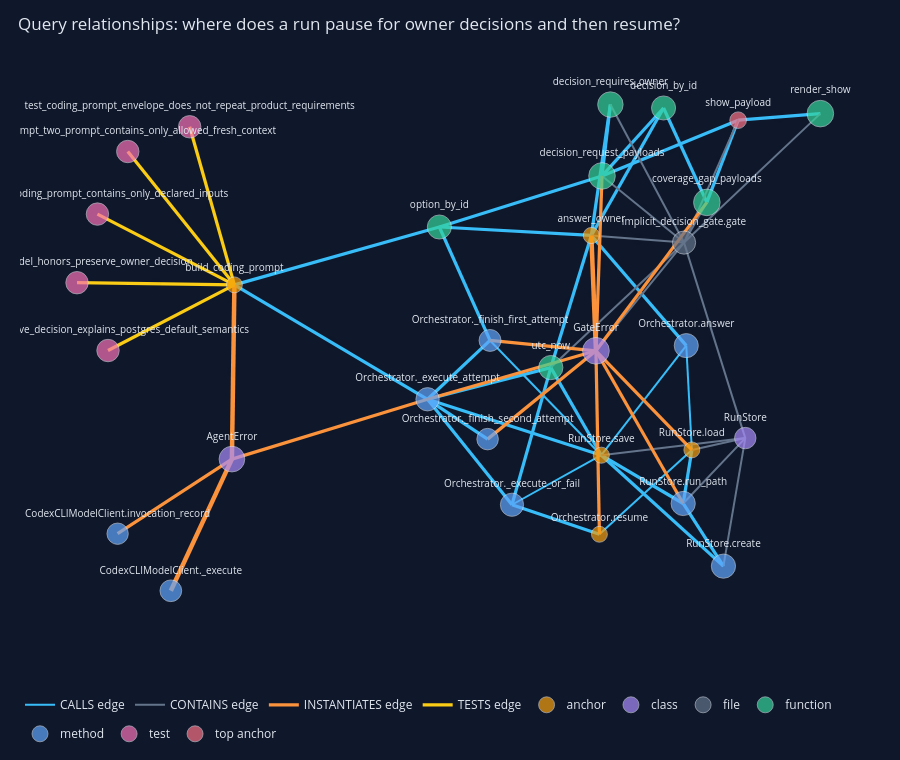

The code cell stored with this chart in its notebook:
### Markdown cell above
## Run a query

Edit `QUERY` and rerun this cell. The first table shows text-relevant anchors. The second
table shows graph-related nodes ordered by strongest relationship path. Plotly emits a
portable notebook output and also writes `artifacts/query_graph.html` for standalone use.

### Code cell
QUERY = "where does a run pause for owner decisions and then resume?"

result = query_graph(
    knowledge,
    search_index,
    QUERY,
    seed_count=6,
    hops=2,
    related_count=25,
)

show(html_block(f"<h3>Relevant nodes for: {html.escape(QUERY)}</h3>"))
show(result.relevant)
show(html_block("<h3>Related nodes by relationship strength</h3>"))
show(result.related)
query_graph_path = show_query_graph(knowledge, result)
print(f"Standalone query graph: {query_graph_path}")

### Figure 1 — Plotly figure (JSON) as saved in the notebook; plotly's stock layout.template omitted (floating-point values rounded to 4 significant figures)
{"data": [{"hoverinfo": "skip", "legendgroup": "edge:CALLS", "line": {"color": "#38bdf8", "width": 2}, "mode": "lines", "name": "CALLS edge", "showlegend": true, "type": "scatter", "x": [0.01467, 0.2881, null, 0.4968, 0.5105, null, 0.2835, 0.5105, null, 0.06861, 0.2881, null, 0.4968, 0.2881, null], "y": [-0.02187, -0.2543, null, -0.03237, -0.2436, null, -0.4144, -0.2436, null, -0.3546, -0.2543, null, -0.03237, -0.2543, null]}, {"hoverinfo": "skip", "legendgroup": "edge:CALLS", "line": {"color": "#38bdf8", "width": 3.25}, "mode": "lines", "name": "CALLS edge", "showlegend": false, "type": "scatter", "x": [0.5474, 0.441, null, 0.6243, 0.5474, null, 0.8263, 0.6243, null, 0.2636, 0.3104, null, 0.2898, 0.3104, null, 0.5882, 0.4893, null, 0.5882, 0.2881, null, -0.1388, 0.01467, null, 0.01467, -0.1098, null, -0.1388, 0.008745, null, 0.5105, 0.4893, null, 0.06861, 0.164, null, 0.06861, -0.1388, null, 0.2835, 0.06861, null, -0.6133, -0.1098, null, -0.1388, -0.6133, null, 0.2898, 0.441, null, 0.2898, -0.1098, null, 0.6243, 0.2898, null, 0.2636, 0.164, null, 0.2636, 0.441, null, 0.2636, -0.1098, null, 0.4968, 0.2636, null, 0.2881, 0.4893, null, 0.2881, 0.164, null, -0.1388, 0.164, null, -0.1388, 0.2881, null], "y": [0.2577, 0.4488, null, 0.4241, 0.2577, null, 0.4374, 0.4241, null, 0.1906, 0.4557, null, 0.3112, 0.4557, null, -0.4789, -0.3521, null, -0.4789, -0.2543, null, -0.141, -0.02187, null, -0.02187, 0.2078, null, -0.141, -0.2217, null, -0.2436, -0.3521, null, -0.3546, -0.07686, null, -0.3546, -0.141, null, -0.4144, -0.3546, null, 0.09066, 0.2078, null, -0.141, 0.09066, null, 0.3112, 0.4488, null, 0.3112, 0.2078, null, 0.4241, 0.3112, null, 0.1906, -0.07686, null, 0.1906, 0.4488, null, 0.1906, 0.2078, null, -0.03237, 0.1906, null, -0.2543, -0.3521, null, -0.2543, -0.07686, null, -0.141, -0.07686, null, -0.141, -0.2543, null]}, {"hoverinfo": "skip", "legendgroup": "edge:CONTAINS", "line": {"color": "#64748b", "width": 2}, "mode": "lines", "name": "CONTAINS edge", "showlegend": true, "type": "scatter", "x": [0.4914, 0.5474, null, 0.4914, 0.8263, null, 0.4914, 0.3104, null, 0.6418, 0.5882, null, 0.4914, 0.2749, null, 0.6418, 0.5105, null, 0.4914, 0.6418, null, 0.4914, 0.2636, null, 0.4914, 0.2898, null, 0.4914, 0.6243, null, 0.4914, 0.164, null, 0.6418, 0.4893, null, 0.6418, 0.2881, null], "y": [0.1763, 0.2577, null, 0.1763, 0.4374, null, 0.1763, 0.4557, null, -0.2196, -0.4789, null, 0.1763, -0.04289, null, -0.2196, -0.2436, null, 0.1763, -0.2196, null, 0.1763, 0.1906, null, 0.1763, 0.3112, null, 0.1763, 0.4241, null, 0.1763, -0.07686, null, -0.2196, -0.3521, null, -0.2196, -0.2543, null]}, {"hoverinfo": "skip", "legendgroup": "edge:INSTANTIATES", "line": {"color": "#fb923c", "width": 3.25}, "mode": "lines", "name": "INSTANTIATES edge", "showlegend": true, "type": "scatter", "x": [0.5474, 0.2749, null, 0.01467, 0.2749, null, 0.5105, 0.2749, null, 0.4893, 0.2749, null, 0.2898, 0.2749, null, -0.1388, 0.2749, null, 0.008745, 0.2749, null, 0.2835, 0.2749, null, -0.9003, -0.6195, null, -0.1388, -0.6195, null], "y": [0.2577, -0.04289, null, -0.02187, -0.04289, null, -0.2436, -0.04289, null, -0.3521, -0.04289, null, 0.3112, -0.04289, null, -0.141, -0.04289, null, -0.2217, -0.04289, null, -0.4144, -0.04289, null, -0.4133, -0.2622, null, -0.141, -0.2622, null]}, {"hoverinfo": "skip", "legendgroup": "edge:INSTANTIATES", "line": {"color": "#fb923c", "width": 4.5}, "mode": "lines", "name": "INSTANTIATES edge", "showlegend": false, "type": "scatter", "x": [0.2636, 0.2749, null, -0.6133, -0.6195, null, -0.7695, -0.6195, null], "y": [0.1906, -0.04289, null, 0.09066, -0.2622, null, -0.5288, -0.2622, null]}, {"hoverinfo": "skip", "legendgroup": "edge:TESTS", "line": {"color": "#facc15", "width": 3.25}, "mode": "lines", "name": "TESTS edge", "showlegend": true, "type": "scatter", "x": [-0.8753, -0.6133, null, -1, -0.6133, null, -0.9239, -0.6133, null, -0.7232, -0.6133, null, -0.9499, -0.6133, null], "y": [0.3607, 0.09066, null, 0.09503, 0.09066, null, -0.04231, 0.09066, null, 0.4108, 0.09066, null, 0.234, 0.09066, null]}, {"hovertemplate": "%{hovertext}<extra></extra>", "hovertext": ["<b>TESTS</b><br>test_attempt_two_prompt_contains_only_allowed_fresh_context -> build_coding_prompt<br>strength: 0.560<br>confidence: 0.950<br>evidence count: 1<br>tests/test_context.py:70", "<b>CONTAINS</b><br>implicit_decision_gate.gate -> coverage_gap_payloads<br>strength: 0.450<br>confidence: 1.000<br>evidence count: 1<br>src/implicit_decision_gate/gate.py:340", "<b>INSTANTIATES</b><br>coverage_gap_payloads -> GateError<br>strength: 0.697<br>confidence: 0.950<br>evidence count: 3<br>src/implicit_decision_gate/gate.py:350<br>src/implicit_decision_gate/gate.py:353<br>src/implicit_decision_gate/gate.py:356", "<b>CALLS</b><br>coverage_gap_payloads -> decision_by_id<br>strength: 0.618<br>confidence: 0.950<br>evidence count: 1<br>src/implicit_decision_gate/gate.py:348", "<b>CALLS</b><br>show_payload -> coverage_gap_payloads<br>strength: 0.618<br>confidence: 0.950<br>evidence count: 1<br>src/implicit_decision_gate/gate.py:400", "<b>CONTAINS</b><br>implicit_decision_gate.gate -> render_show<br>strength: 0.450<br>confidence: 1.000<br>evidence count: 1<br>src/implicit_decision_gate/gate.py:413", "<b>CALLS</b><br>render_show -> show_payload<br>strength: 0.618<br>confidence: 0.950<br>evidence count: 1<br>src/implicit_decision_gate/gate.py:416", "<b>CONTAINS</b><br>implicit_decision_gate.gate -> decision_requires_owner<br>strength: 0.450<br>confidence: 1.000<br>evidence count: 1<br>src/implicit_decision_gate/gate.py:256", "<b>CALLS</b><br>answer_owner -> decision_requires_owner<br>strength: 0.702<br>confidence: 0.950<br>evidence count: 2<br>src/implicit_decision_gate/gate.py:284<br>src/implicit_decision_gate/gate.py:291", "<b>CALLS</b><br>decision_request_payloads -> decision_requires_owner<br>strength: 0.618<br>confidence: 0.950<br>evidence count: 1<br>src/implicit_decision_gate/gate.py:307", "<b>CONTAINS</b><br>RunStore -> RunStore.create<br>strength: 0.450<br>confidence: 1.000<br>evidence count: 1<br>src/implicit_decision_gate/gate.py:150", "<b>CALLS</b><br>RunStore.create -> RunStore.run_path<br>strength: 0.618<br>confidence: 0.950<br>evidence count: 1<br>src/implicit_decision_gate/gate.py:153", "<b>CALLS</b><br>RunStore.create -> RunStore.save<br>strength: 0.618<br>confidence: 0.950<br>evidence count: 1<br>src/implicit_decision_gate/gate.py:155", "<b>TESTS</b><br>test_live_model_honors_preserve_owner_decision -> build_coding_prompt<br>strength: 0.560<br>confidence: 0.950<br>evidence count: 1<br>tests/test_live.py:47", "<b>CALLS</b><br>Orchestrator._execute_attempt -> Orchestrator._finish_first_attempt<br>strength: 0.618<br>confidence: 0.950<br>evidence count: 1<br>src/implicit_decision_gate/orchestrator.py:187", "<b>INSTANTIATES</b><br>Orchestrator._finish_first_attempt -> GateError<br>strength: 0.562<br>confidence: 0.950<br>evidence count: 1<br>src/implicit_decision_gate/orchestrator.py:195", "<b>CALLS</b><br>Orchestrator._finish_first_attempt -> RunStore.save<br>strength: 0.481<br>confidence: 0.600<br>evidence count: 3<br>src/implicit_decision_gate/orchestrator.py:241<br>src/implicit_decision_gate/orchestrator.py:248<br>src/implicit_decision_gate/orchestrator.py:254", "<b>CALLS</b><br>Orchestrator._finish_first_attempt -> option_by_id<br>strength: 0.618<br>confidence: 0.950<br>evidence count: 1<br>src/implicit_decision_gate/orchestrator.py:205", "<b>TESTS</b><br>test_preserve_decision_explains_postgres_default_semantics -> build_coding_prompt<br>strength: 0.560<br>confidence: 0.950<br>evidence count: 1<br>tests/test_context.py:88", "<b>CONTAINS</b><br>implicit_decision_gate.gate -> GateError<br>strength: 0.450<br>confidence: 1.000<br>evidence count: 1<br>src/implicit_decision_gate/gate.py:132", "<b>INSTANTIATES</b><br>RunStore.load -> GateError<br>strength: 0.562<br>confidence: 0.950<br>evidence count: 1<br>src/implicit_decision_gate/gate.py:197", "<b>INSTANTIATES</b><br>RunStore.run_path -> GateError<br>strength: 0.562<br>confidence: 0.950<br>evidence count: 1<br>src/implicit_decision_gate/gate.py:147", "<b>INSTANTIATES</b><br>answer_owner -> GateError<br>strength: 0.776<br>confidence: 0.950<br>evidence count: 5<br>src/implicit_decision_gate/gate.py:274<br>src/implicit_decision_gate/gate.py:277<br>src/implicit_decision_gate/gate.py:279<br>src/implicit_decision_gate/gate.py:285<br>src/implicit_decision_gate/gate.py:287", "<b>INSTANTIATES</b><br>decision_request_payloads -> GateError<br>strength: 0.641<br>confidence: 0.950<br>evidence count: 2<br>src/implicit_decision_gate/gate.py:311<br>src/implicit_decision_gate/gate.py:314", "<b>INSTANTIATES</b><br>Orchestrator._execute_attempt -> GateError<br>strength: 0.697<br>confidence: 0.950<br>evidence count: 3<br>src/implicit_decision_gate/orchestrator.py:121<br>src/implicit_decision_gate/orchestrator.py:125<br>src/implicit_decision_gate/orchestrator.py:141", "<b>INSTANTIATES</b><br>Orchestrator._finish_second_attempt -> GateError<br>strength: 0.697<br>confidence: 0.950<br>evidence count: 3<br>src/implicit_decision_gate/orchestrator.py:270<br>src/implicit_decision_gate/orchestrator.py:276<br>src/implicit_decision_gate/orchestrator.py:282", "<b>INSTANTIATES</b><br>Orchestrator.resume -> GateError<br>strength: 0.562<br>confidence: 0.950<br>evidence count: 1<br>src/implicit_decision_gate/orchestrator.py:98", "<b>CALLS</b><br>Orchestrator._execute_attempt -> Orchestrator._finish_second_attempt<br>strength: 0.618<br>confidence: 0.950<br>evidence count: 1<br>src/implicit_decision_gate/orchestrator.py:189", "<b>CONTAINS</b><br>RunStore -> RunStore.load<br>strength: 0.450<br>confidence: 1.000<br>evidence count: 1<br>src/implicit_decision_gate/gate.py:190", "<b>CALLS</b><br>RunStore.load -> RunStore.run_path<br>strength: 0.618<br>confidence: 0.950<br>evidence count: 1<br>src/implicit_decision_gate/gate.py:193", "<b>CALLS</b><br>Orchestrator.answer -> RunStore.load<br>strength: 0.390<br>confidence: 0.600<br>evidence count: 1<br>src/implicit_decision_gate/orchestrator.py:82", "<b>CALLS</b><br>Orchestrator.resume -> RunStore.load<br>strength: 0.390<br>confidence: 0.600<br>evidence count: 1<br>src/implicit_decision_gate/orchestrator.py:96", "<b>CALLS</b><br>Orchestrator._execute_or_fail -> RunStore.save<br>strength: 0.390<br>confidence: 0.600<br>evidence count: 1<br>src/implicit_decision_gate/orchestrator.py:115", "<b>CALLS</b><br>Orchestrator._execute_or_fail -> utc_now<br>strength: 0.618<br>confidence: 0.950<br>evidence count: 1<br>src/implicit_decision_gate/orchestrator.py:114", "<b>CALLS</b><br>Orchestrator._execute_or_fail -> Orchestrator._execute_attempt<br>strength: 0.618<br>confidence: 0.950<br>evidence count: 1<br>src/implicit_decision_gate/orchestrator.py:109", "<b>CALLS</b><br>Orchestrator.resume -> Orchestrator._execute_or_fail<br>strength: 0.618<br>confidence: 0.950<br>evidence count: 1<br>src/implicit_decision_gate/orchestrator.py:99", "<b>INSTANTIATES</b><br>build_coding_prompt -> AgentError<br>strength: 0.776<br>confidence: 0.950<br>evidence count: 5<br>src/implicit_decision_gate/agent.py:64<br>src/implicit_decision_gate/agent.py:66<br>src/implicit_decision_gate/agent.py:68<br>src/implicit_decision_gate/agent.py:81<br>src/implicit_decision_gate/agent.py:91", "<b>CALLS</b><br>build_coding_prompt -> option_by_id<br>strength: 0.618<br>confidence: 0.950<br>evidence count: 1<br>src/implicit_decision_gate/agent.py:79", "<b>CALLS</b><br>Orchestrator._execute_attempt -> build_coding_prompt<br>strength: 0.618<br>confidence: 0.950<br>evidence count: 1<br>src/implicit_decision_gate/orchestrator.py:148", "<b>TESTS</b><br>test_coding_prompt_envelope_does_not_repeat_product_requirements -> build_coding_prompt<br>strength: 0.560<br>confidence: 0.950<br>evidence count: 1<br>tests/test_context.py:52", "<b>TESTS</b><br>test_first_coding_prompt_contains_only_declared_inputs -> build_coding_prompt<br>strength: 0.560<br>confidence: 0.950<br>evidence count: 1<br>tests/test_context.py:38", "<b>CONTAINS</b><br>implicit_decision_gate.gate -> RunStore<br>strength: 0.450<br>confidence: 1.000<br>evidence count: 1<br>src/implicit_decision_gate/gate.py:136", "<b>CONTAINS</b><br>implicit_decision_gate.gate -> answer_owner<br>strength: 0.450<br>confidence: 1.000<br>evidence count: 1<br>src/implicit_decision_gate/gate.py:265", "<b>CONTAINS</b><br>implicit_decision_gate.gate -> decision_request_payloads<br>strength: 0.450<br>confidence: 1.000<br>evidence count: 1<br>src/implicit_decision_gate/gate.py:297", "<b>CONTAINS</b><br>implicit_decision_gate.gate -> show_payload<br>strength: 0.450<br>confidence: 1.000<br>evidence count: 1<br>src/implicit_decision_gate/gate.py:376", "<b>CONTAINS</b><br>implicit_decision_gate.gate -> utc_now<br>strength: 0.450<br>confidence: 1.000<br>evidence count: 1<br>src/implicit_decision_gate/gate.py:53", "<b>CALLS</b><br>decision_request_payloads -> decision_by_id<br>strength: 0.618<br>confidence: 0.950<br>evidence count: 1<br>src/implicit_decision_gate/gate.py:309", "<b>CALLS</b><br>decision_request_payloads -> option_by_id<br>strength: 0.618<br>confidence: 0.950<br>evidence count: 1<br>src/implicit_decision_gate/gate.py:312", "<b>CALLS</b><br>show_payload -> decision_request_payloads<br>strength: 0.618<br>confidence: 0.950<br>evidence count: 1<br>src/implicit_decision_gate/gate.py:401", "<b>CALLS</b><br>answer_owner -> utc_now<br>strength: 0.618<br>confidence: 0.950<br>evidence count: 1<br>src/implicit_decision_gate/gate.py:289", "<b>CALLS</b><br>answer_owner -> decision_by_id<br>strength: 0.618<br>confidence: 0.950<br>evidence count: 1<br>src/implicit_decision_gate/gate.py:275", "<b>CALLS</b><br>answer_owner -> option_by_id<br>strength: 0.618<br>confidence: 0.950<br>evidence count: 1<br>src/implicit_decision_gate/gate.py:278", "<b>CALLS</b><br>Orchestrator.answer -> answer_owner<br>strength: 0.618<br>confidence: 0.950<br>evidence count: 1<br>src/implicit_decision_gate/orchestrator.py:83", "<b>INSTANTIATES</b><br>CodexCLIModelClient._execute -> AgentError<br>strength: 0.776<br>confidence: 0.950<br>evidence count: 5<br>src/implicit_decision_gate/codex_client.py:163<br>src/implicit_decision_gate/codex_client.py:167<br>src/implicit_decision_gate/codex_client.py:170<br>src/implicit_decision_gate/codex_client.py:174<br>src/implicit_decision_gate/codex_client.py:176", "<b>INSTANTIATES</b><br>CodexCLIModelClient.invocation_record -> AgentError<br>strength: 0.741<br>confidence: 0.950<br>evidence count: 4<br>src/implicit_decision_gate/codex_client.py:72<br>src/implicit_decision_gate/codex_client.py:76<br>src/implicit_decision_gate/codex_client.py:78<br>src/implicit_decision_gate/codex_client.py:81", "<b>INSTANTIATES</b><br>Orchestrator._execute_attempt -> AgentError<br>strength: 0.562<br>confidence: 0.950<br>evidence count: 1<br>src/implicit_decision_gate/orchestrator.py:167", "<b>CALLS</b><br>Orchestrator.answer -> RunStore.save<br>strength: 0.390<br>confidence: 0.600<br>evidence count: 1<br>src/implicit_decision_gate/orchestrator.py:89", "<b>CONTAINS</b><br>RunStore -> RunStore.run_path<br>strength: 0.450<br>confidence: 1.000<br>evidence count: 1<br>src/implicit_decision_gate/gate.py:143", "<b>CALLS</b><br>RunStore.save -> RunStore.run_path<br>strength: 0.618<br>confidence: 0.950<br>evidence count: 1<br>src/implicit_decision_gate/gate.py:174", "<b>CALLS</b><br>RunStore.save -> utc_now<br>strength: 0.618<br>confidence: 0.950<br>evidence count: 1<br>src/implicit_decision_gate/gate.py:176", "<b>CALLS</b><br>Orchestrator._execute_attempt -> utc_now<br>strength: 0.618<br>confidence: 0.950<br>evidence count: 1<br>src/implicit_decision_gate/orchestrator.py:183", "<b>CALLS</b><br>Orchestrator._execute_attempt -> RunStore.save<br>strength: 0.554<br>confidence: 0.600<br>evidence count: 6<br>src/implicit_decision_gate/orchestrator.py:135<br>src/implicit_decision_gate/orchestrator.py:156<br>src/implicit_decision_gate/orchestrator.py:164<br>src/implicit_decision_gate/orchestrator.py:181<br>src/implicit_decision_gate/orchestrator.py:184<br>src/implicit_decision_gate/orchestrator.py:190", "<b>CONTAINS</b><br>RunStore -> RunStore.save<br>strength: 0.450<br>confidence: 1.000<br>evidence count: 1<br>src/implicit_decision_gate/gate.py:171"], "marker": {"color": "rgba(0,0,0,0.01)", "size": 12}, "mode": "markers", "name": "relationship details", "showlegend": false, "type": "scatter", "x": [-0.7443, 0.5194, 0.4112, 0.4942, 0.5859, 0.6588, 0.7253, 0.4009, 0.287, 0.3001, 0.615, 0.5387, 0.4381, -0.8067, -0.06206, 0.1448, 0.1514, -0.04756, -0.7686, 0.3832, 0.3927, 0.3821, 0.2693, 0.2824, 0.06807, 0.1418, 0.2792, -0.06503, 0.5762, 0.4999, 0.5037, 0.397, 0.1783, 0.1163, -0.03509, 0.176, -0.6164, -0.3616, -0.3761, -0.6683, -0.7816, 0.5666, 0.3775, 0.3906, 0.5578, 0.3277, 0.3654, 0.09002, 0.4571, 0.2138, 0.3523, 0.07692, 0.3802, -0.6945, -0.7599, -0.3791, 0.3924, 0.5655, 0.3887, 0.226, 0.01261, 0.07463, 0.4649], "y": [0.2257, 0.217, 0.1074, 0.3533, 0.3409, 0.3068, 0.4308, 0.316, 0.3232, 0.3835, -0.3493, -0.4155, -0.3666, 0.09285, -0.08146, -0.03238, -0.1381, 0.09298, 0.02417, 0.06669, -0.1432, -0.1975, 0.07388, 0.1342, -0.09196, -0.1323, -0.2287, -0.1814, -0.2316, -0.2978, -0.138, -0.329, -0.3045, -0.2157, -0.2478, -0.3845, -0.08575, 0.1492, -0.02519, 0.2507, 0.1623, -0.02168, 0.1835, 0.2438, 0.3002, 0.0497, 0.38, 0.2595, 0.3677, 0.05689, 0.3197, 0.1992, 0.07913, -0.3955, -0.3377, -0.2016, -0.1433, -0.2859, -0.3032, -0.1656, -0.109, -0.1977, -0.237]}, {"hovertemplate": "%{hovertext}<extra></extra>", "hovertext": ["<b>load(self, run_id: str) -&gt; RunRecord</b><br>src/implicit_decision_gate/gate.py:190<br>kind: method<br>Load and validate a persisted run.<br>direct relevance: 0.0807<br>relationship strength: 0.0000", "<b>resume(self, run_id: str) -&gt; RunRecord</b><br>src/implicit_decision_gate/orchestrator.py:92<br>kind: method<br>Execute attempt two from a ready persisted run.<br>direct relevance: 0.0791<br>relationship strength: 0.0000", "<b>build_coding_prompt(*, scenario: Scenario, brief: str, context: str, attempt_number: int, owner_options: dict[str, str] | None) -&gt; str</b><br>src/implicit_decision_gate/agent.py:53<br>kind: function<br>Render the complete and intentionally narrow coding context.<br>direct relevance: 0.0799<br>relationship strength: 0.0000", "<b>answer_owner(run: RunRecord, decision_id: str, option_id: str, decisions: tuple[DecisionSpec, ...]) -&gt; None</b><br>src/implicit_decision_gate/gate.py:265<br>kind: function<br>Record one owner answer and advance after every required answer exists.<br>direct relevance: 0.0867<br>relationship strength: 0.0000", "<b>save(self, run: RunRecord) -&gt; None</b><br>src/implicit_decision_gate/gate.py:171<br>kind: method<br>Persist a run using a temporary file and atomic rename.<br>direct relevance: 0.0878<br>relationship strength: 0.0000"], "legendgroup": "node:anchor", "marker": {"color": ["#f59e0b", "#f59e0b", "#f59e0b", "#f59e0b", "#f59e0b"], "line": {"color": "#e2e8f0", "width": 0.75}, "size": [15.94, 15.9, 15.92, 16.08, 16.11]}, "mode": "markers+text", "name": "anchor", "text": ["RunStore.load", "Orchestrator.resume", "build_coding_prompt", "answer_owner", "RunStore.save"], "textfont": {"color": "#e2e8f0", "size": 10}, "textposition": "top center", "type": "scatter", "x": [0.5105, 0.2835, -0.6133, 0.2636, 0.2881], "y": [-0.2436, -0.4144, 0.09066, 0.1906, -0.2543]}, {"hovertemplate": "%{hovertext}<extra></extra>", "hovertext": ["<b>class GateError(RuntimeError)</b><br>src/implicit_decision_gate/gate.py:132<br>kind: class<br>Raised when a command violates the persisted state machine.<br>direct relevance: 0.0300<br>relationship strength: 0.5290", "<b>class RunStore</b><br>src/implicit_decision_gate/gate.py:136<br>kind: class<br>Load and atomically persist runs inside the target repository.<br>direct relevance: 0.0662<br>relationship strength: 0.3104", "<b>class AgentError(RuntimeError)</b><br>src/implicit_decision_gate/agent.py:19<br>kind: class<br>Raised for invalid or unsuccessful model behavior.<br>direct relevance: 0.0163<br>relationship strength: 0.4872"], "legendgroup": "node:class", "marker": {"color": ["#a78bfa", "#a78bfa", "#a78bfa"], "line": {"color": "#e2e8f0", "width": 0.75}, "size": [26.7, 21.45, 25.69]}, "mode": "markers+text", "name": "class", "text": ["GateError", "RunStore", "AgentError"], "textfont": {"color": "#e2e8f0", "size": 10}, "textposition": "top center", "type": "scatter", "x": [0.2749, 0.6418, -0.6195], "y": [-0.04289, -0.2196, -0.2622]}, {"hovertemplate": "%{hovertext}<extra></extra>", "hovertext": ["<b>implicit_decision_gate.gate</b><br>src/implicit_decision_gate/gate.py:1<br>kind: file<br>Persisted run types and pure gate transitions.<br>direct relevance: 0.0699<br>relationship strength: 0.3825"], "legendgroup": "node:file", "marker": {"color": ["#64748b"], "line": {"color": "#e2e8f0", "width": 0.75}, "size": [23.18]}, "mode": "markers+text", "name": "file", "text": ["implicit_decision_gate.gate"], "textfont": {"color": "#e2e8f0", "size": 10}, "textposition": "top center", "type": "scatter", "x": [0.4914], "y": [0.1763]}, {"hovertemplate": "%{hovertext}<extra></extra>", "hovertext": ["<b>coverage_gap_payloads(run: RunRecord, decisions: tuple[DecisionSpec, ...]) -&gt; list[dict[str, Any]]</b><br>src/implicit_decision_gate/gate.py:340<br>kind: function<br>Build platform-review events from persisted coverage gaps.<br>direct relevance: 0.0364<br>relationship strength: 0.5253", "<b>render_show(run: RunRecord, decisions: tuple[DecisionSpec, ...]) -&gt; str</b><br>src/implicit_decision_gate/gate.py:413<br>kind: function<br>Render the stable CLI summary as JSON.<br>direct relevance: 0.0510<br>relationship strength: 0.5253", "<b>decision_requires_owner(decision: DecisionRecord) -&gt; bool</b><br>src/implicit_decision_gate/gate.py:256<br>kind: function<br>Return whether one reviewed decision needs a human answer.<br>direct relevance: 0.0491<br>relationship strength: 0.4782", "<b>utc_now() -&gt; datetime</b><br>src/implicit_decision_gate/gate.py:53<br>kind: function<br>Return a timezone-aware current timestamp.<br>direct relevance: 0.0201<br>relationship strength: 0.4263", "<b>decision_by_id(decisions: tuple[DecisionSpec, ...], decision_id: str) -&gt; DecisionSpec | None</b><br>src/implicit_decision_gate/scenario.py:78<br>kind: function<br>Return one declared decision by identifier.<br>direct relevance: 0.0415<br>relationship strength: 0.4212", "<b>decision_request_payloads(run: RunRecord, decisions: tuple[DecisionSpec, ...]) -&gt; list[dict[str, Any]]</b><br>src/implicit_decision_gate/gate.py:297<br>kind: function<br>Build every unanswered owner decision request for a paused run.<br>direct relevance: 0.0759<br>relationship strength: 0.5253", "<b>option_by_id(decision: DecisionSpec, option_id: str) -&gt; DecisionOption | None</b><br>src/implicit_decision_gate/scenario.py:84<br>kind: function<br>Return one declared option by identifier.<br>direct relevance: 0.0135<br>relationship strength: 0.4212"], "legendgroup": "node:function", "marker": {"color": ["#34d399", "#34d399", "#34d399", "#34d399", "#34d399", "#34d399", "#34d399"], "line": {"color": "#e2e8f0", "width": 0.75}, "size": [26.61, 26.61, 25.48, 24.23, 24.11, 26.61, 24.11]}, "mode": "markers+text", "name": "function", "text": ["coverage_gap_payloads", "render_show", "decision_requires_owner", "utc_now", "decision_by_id", "decision_request_payloads", "option_by_id"], "textfont": {"color": "#e2e8f0", "size": 10}, "textposition": "top center", "type": "scatter", "x": [0.5474, 0.8263, 0.3104, 0.164, 0.441, 0.2898, -0.1098], "y": [0.2577, 0.4374, 0.4557, -0.07686, 0.4488, 0.3112, 0.2078]}, {"hovertemplate": "%{hovertext}<extra></extra>", "hovertext": ["<b>answer(self, run_id: str, decision_id: str, option: str) -&gt; RunRecord</b><br>src/implicit_decision_gate/orchestrator.py:78<br>kind: method<br>Persist one typed owner answer without invoking a model.<br>direct relevance: 0.0640<br>relationship strength: 0.4212", "<b>create(self, run: RunRecord) -&gt; None</b><br>src/implicit_decision_gate/gate.py:150<br>kind: method<br>Create and persist a new run.<br>direct relevance: 0.0611<br>relationship strength: 0.4263", "<b>_finish_first_attempt(self, run: RunRecord, scenario: Scenario) -&gt; None</b><br>src/implicit_decision_gate/orchestrator.py:192<br>kind: method<br><br>direct relevance: 0.0288<br>relationship strength: 0.3315", "<b>_finish_second_attempt(run: RunRecord, scenario: Scenario) -&gt; None</b><br>src/implicit_decision_gate/orchestrator.py:267<br>kind: method<br><br>direct relevance: 0.0290<br>relationship strength: 0.3135", "<b>run_path(self, run_id: str) -&gt; Path</b><br>src/implicit_decision_gate/gate.py:143<br>kind: method<br>Return the directory for a validated run identifier.<br>direct relevance: 0.0498<br>relationship strength: 0.4263", "<b>_execute(self, prompt: str, *, schema: dict[str, Any]) -&gt; dict[str, Any]</b><br>src/implicit_decision_gate/codex_client.py:123<br>kind: method<br><br>direct relevance: 0.0075<br>relationship strength: 0.3214", "<b>_execute_attempt(self, run: RunRecord, *, attempt_number: int) -&gt; None</b><br>src/implicit_decision_gate/orchestrator.py:118<br>kind: method<br><br>direct relevance: 0.0368<br>relationship strength: 0.3879", "<b>_execute_or_fail(self, run: RunRecord, *, attempt_number: int) -&gt; RunRecord</b><br>src/implicit_decision_gate/orchestrator.py:107<br>kind: method<br><br>direct relevance: 0.0293<br>relationship strength: 0.3840", "<b>invocation_record(self, *, role: ModelRole, attempt_number: int | None) -&gt; ModelInvocationRecord</b><br>src/implicit_decision_gate/codex_client.py:54<br>kind: method<br>Return the pinned model configuration and installed CLI version.<br>direct relevance: 0.0142<br>relationship strength: 0.3067"], "legendgroup": "node:method", "marker": {"color": ["#60a5fa", "#60a5fa", "#60a5fa", "#60a5fa", "#60a5fa", "#60a5fa", "#60a5fa", "#60a5fa", "#60a5fa"], "line": {"color": "#e2e8f0", "width": 0.75}, "size": [24.11, 24.23, 21.96, 21.52, 24.23, 21.71, 23.31, 23.22, 21.36]}, "mode": "markers+text", "name": "method", "text": ["Orchestrator.answer", "RunStore.create", "Orchestrator._finish_first_attempt", "Orchestrator._finish_second_attempt", "RunStore.run_path", "CodexCLIModelClient._execute", "Orchestrator._execute_attempt", "Orchestrator._execute_or_fail", "CodexCLIModelClient.invocation_record"], "textfont": {"color": "#e2e8f0", "size": 10}, "textposition": "top center", "type": "scatter", "x": [0.4968, 0.5882, 0.01467, 0.008745, 0.4893, -0.7695, -0.1388, 0.06861, -0.9003], "y": [-0.03237, -0.4789, -0.02187, -0.2217, -0.3521, -0.5288, -0.141, -0.3546, -0.4133]}, {"hovertemplate": "%{hovertext}<extra></extra>", "hovertext": ["<b>test_attempt_two_prompt_contains_only_allowed_fresh_context() -&gt; None</b><br>tests/test_context.py:65<br>kind: test<br><br>direct relevance: 0.0152<br>relationship strength: 0.3515", "<b>test_live_model_honors_preserve_owner_decision() -&gt; None</b><br>tests/test_live.py:46<br>kind: test<br><br>direct relevance: 0.0239<br>relationship strength: 0.3515", "<b>test_preserve_decision_explains_postgres_default_semantics() -&gt; None</b><br>tests/test_context.py:87<br>kind: test<br><br>direct relevance: 0.0125<br>relationship strength: 0.3515", "<b>test_coding_prompt_envelope_does_not_repeat_product_requirements() -&gt; None</b><br>tests/test_context.py:51<br>kind: test<br><br>direct relevance: 0.0427<br>relationship strength: 0.3515", "<b>test_first_coding_prompt_contains_only_declared_inputs() -&gt; None</b><br>tests/test_context.py:37<br>kind: test<br><br>direct relevance: 0.0127<br>relationship strength: 0.3515"], "legendgroup": "node:test", "marker": {"color": ["#f472b6", "#f472b6", "#f472b6", "#f472b6", "#f472b6"], "line": {"color": "#e2e8f0", "width": 0.75}, "size": [22.44, 22.44, 22.44, 22.44, 22.44]}, "mode": "markers+text", "name": "test", "text": ["test_attempt_two_prompt_contains_only_allowed_fresh_context", "test_live_model_honors_preserve_owner_decision", "test_preserve_decision_explains_postgres_default_semantics", "test_coding_prompt_envelope_does_not_repeat_product_requirements", "test_first_coding_prompt_contains_only_declared_inputs"], "textfont": {"color": "#e2e8f0", "size": 10}, "textposition": "top center", "type": "scatter", "x": [-0.8753, -1, -0.9239, -0.7232, -0.9499], "y": [0.3607, 0.09503, -0.04231, 0.4108, 0.234]}, {"hovertemplate": "%{hovertext}<extra></extra>", "hovertext": ["<b>show_payload(run: RunRecord, decisions: tuple[DecisionSpec, ...]) -&gt; dict[str, Any]</b><br>src/implicit_decision_gate/gate.py:376<br>kind: function<br>Build the stable CLI summary for a run.<br>direct relevance: 0.1082<br>relationship strength: 0.0000"], "legendgroup": "node:top anchor", "marker": {"color": ["#fb7185"], "line": {"color": "#e2e8f0", "width": 0.75}, "size": [16.6]}, "mode": "markers+text", "name": "top anchor", "text": ["show_payload"], "textfont": {"color": "#e2e8f0", "size": 10}, "textposition": "top center", "type": "scatter", "x": [0.6243], "y": [0.4241]}], "layout": {"dragmode": "pan", "font": {"color": "#e2e8f0"}, "height": 760, "hovermode": "closest", "legend": {"bgcolor": "rgba(15,23,42,0.75)", "orientation": "h"}, "margin": {"b": 20, "l": 20, "r": 20, "t": 60}, "paper_bgcolor": "#0f172a", "plot_bgcolor": "#0f172a", "title": {"text": "Query relationships: where does a run pause for owner decisions and then resume?", "x": 0.02}, "uirevision": "Query relationships: where does a run pause for owner decisions and then resume?", "xaxis": {"showgrid": false, "showticklabels": false, "zeroline": false}, "yaxis": {"showgrid": false, "showticklabels": false, "zeroline": false}}}
